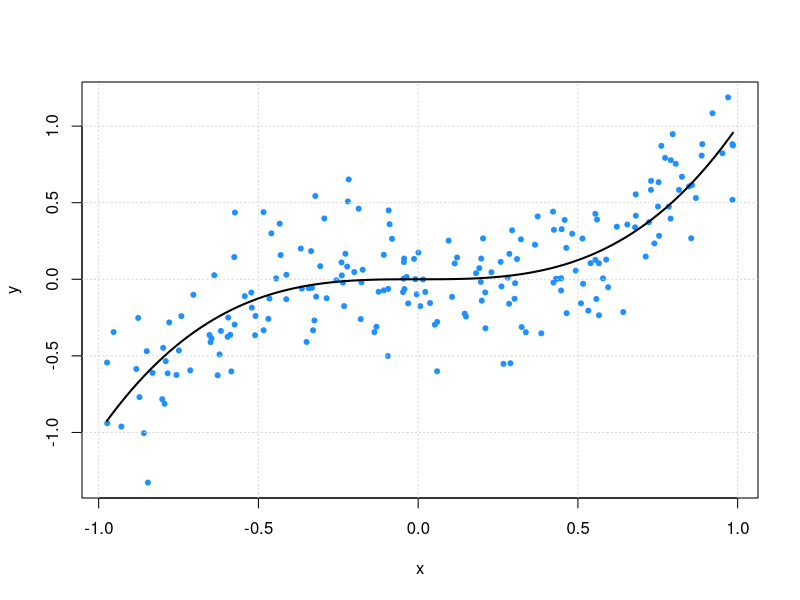
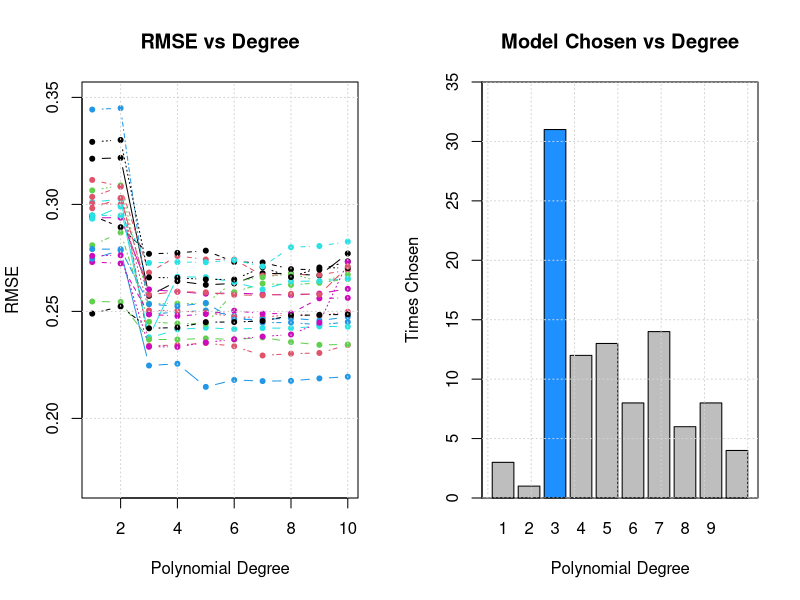
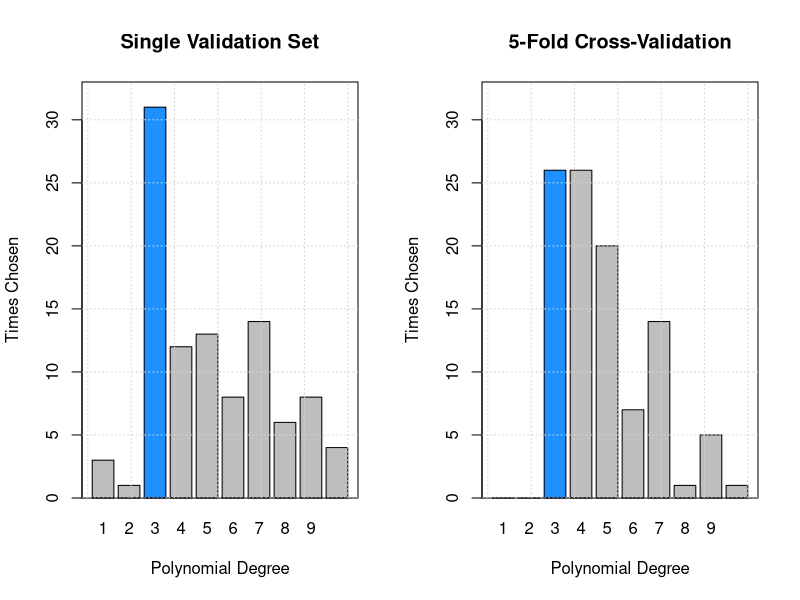
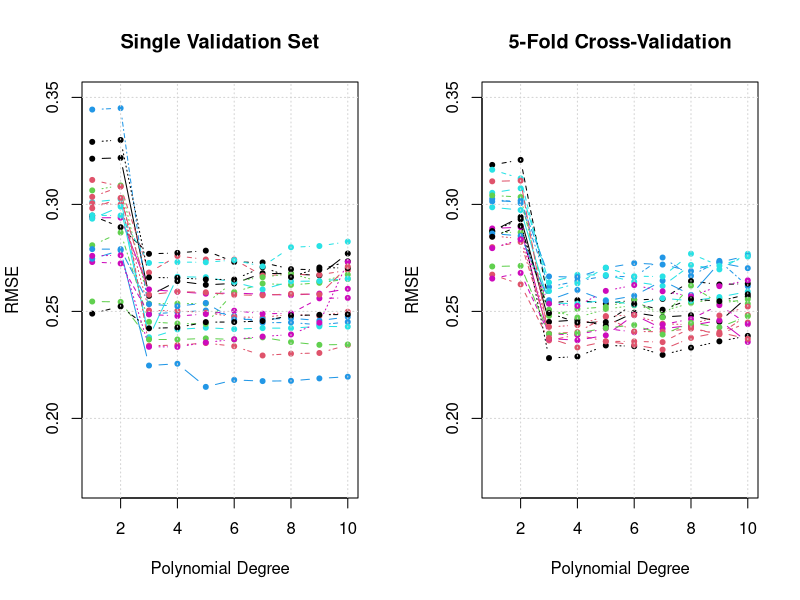
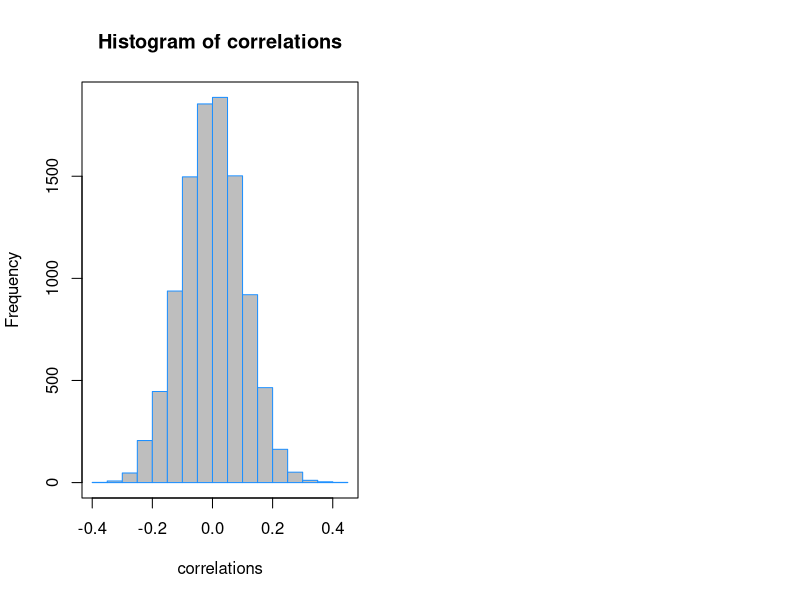

Recreate these plots in R, in order.
## ---- chunk 1
knitr::opts_chunk$set(cache = TRUE, autodep = TRUE, fig.align = "center")
## ---- chunk 2
library("dplyr")
library("rsample")
library("tibble")
library("knitr")
library("kableExtra")
library("purrr")
## ---- chunk 3
gen_sim_data = function(sample_size) {
  x = runif(n = sample_size, min = -1, max = 1)
  y = rnorm(n = sample_size, mean = x ^ 3, sd = 0.25)
  tibble(x, y)
}
## ---- chunk 4
set.seed(1)
sim_trn = gen_sim_data(sample_size = 200)
sim_idx = sample(1:nrow(sim_trn), 160)
sim_est = sim_trn[sim_idx, ]
sim_val = sim_trn[-sim_idx, ]
sim_tst = gen_sim_data(sample_size = 10000)
## ---- chunk 5
plot(y ~ x, data = sim_trn, col = "dodgerblue", pch = 20)
grid()
curve(x ^ 3, add = TRUE, col = "black", lwd = 2)
## ---- chunk 6
calc_rmse = function(actual, predicted) {
  sqrt(mean((actual - predicted) ^ 2))
}
## ---- chunk 7
tibble(
  "Polynomial Degree" = 1:10,
  "Train RMSE" = map_dbl(1:10, ~ calc_rmse(actual = sim_est$y, predicted = predict(lm(y ~ poly(x, .x), data = sim_est), sim_est))),
  "Validation RMSE" = map_dbl(1:10, ~ calc_rmse(actual = sim_val$y, predicted = predict(lm(y ~ poly(x, .x), data = sim_est), sim_val)))
) %>% 
  kable(digits = 4) %>% 
  kable_styling("striped", full_width = FALSE)
## ---- chunk 8
num_sims = 100
num_degrees = 10
val_rmse = matrix(0, ncol = num_degrees, nrow = num_sims)
## ---- chunk 9
set.seed(42)
for (i in 1:num_sims) {
  
  # simulate data
  sim_trn = gen_sim_data(sample_size = 200)
  
  # set aside validation set
  sim_idx = sample(1:nrow(sim_trn), 160)
  sim_est = sim_trn[sim_idx, ]
  sim_val = sim_trn[-sim_idx, ]
  
  # fit models and store RMSEs
  for (j in 1:num_degrees) {
    
    #fit model
    fit = glm(y ~ poly(x, degree = j), data = sim_est)
    
    # calculate error
    val_rmse[i, j] = calc_rmse(actual = sim_val$y, predicted = predict(fit, sim_val))
  }
}
## ---- chunk 10
par(mfrow = c(1, 2))
matplot(t(val_rmse)[, 1:20], pch = 20, type = "b", ylim = c(0.17, 0.35), xlab = "Polynomial Degree", ylab = "RMSE", main = "RMSE vs Degree")
barcol = c("grey", "grey", "dodgerblue", "grey", "grey", "grey", "grey", "grey", "grey", "grey")
grid()
barplot(table(factor(apply(val_rmse, 1, which.min), levels = 1:10)),
        ylab = "Times Chosen", xlab = "Polynomial Degree", col = barcol, main = "Model Chosen vs Degree",
        ylim = c(0, 35))
box()
grid()
## ---- chunk 11
glm_fit = glm(y ~ poly(x, 3), data = sim_trn)
coef(glm_fit)
lm_fit  = lm(y ~ poly(x, 3), data = sim_trn)
coef(lm_fit)
## ---- chunk 12
sqrt(boot::cv.glm(sim_trn, glm_fit)$delta)
## ---- chunk 13
sqrt(boot::cv.glm(sim_trn, glm_fit, K = 5)$delta)
## ---- chunk 14
cv_rmse = matrix(0, ncol = num_degrees, nrow = num_sims)
## ---- chunk 15
set.seed(42)
for (i in 1:num_sims) {
  
  # simulate data, use all data for training
  sim_trn = gen_sim_data(sample_size = 200)
  
  # fit models and store RMSE
  for (j in 1:num_degrees) {
    
    #fit model
    fit = glm(y ~ poly(x, degree = j), data = sim_trn)
    
    # calculate error
    cv_rmse[i, j] = sqrt(boot::cv.glm(sim_trn, fit, K = 5)$delta[1])
  }
}
## ---- chunk 16
par(mfrow = c(1, 2))
max_correct = max(max(table(apply(val_rmse, 1, which.min))), max(table(apply(cv_rmse, 1, which.min)))) + 2
barcol = c("grey", "grey", "dodgerblue", "grey", "grey", "grey", "grey", "grey", "grey", "grey")
barplot(table(factor(apply(val_rmse, 1, which.min), levels = 1:10)), ylim = c(0, max_correct), 
        ylab = "Times Chosen", xlab = "Polynomial Degree", col = barcol, main = "Single Validation Set")
box()
grid()
barplot(table(factor(apply(cv_rmse,  1, which.min), levels = 1:10)), ylim = c(0, max_correct), 
        ylab = "Times Chosen", xlab = "Polynomial Degree", col = barcol, main = "5-Fold Cross-Validation")
box()
grid()
## ---- chunk 17
results = data.frame(
  degree = 1:10,
  colMeans(val_rmse),
  apply(val_rmse, 2, sd),
  colMeans(cv_rmse),
  apply(cv_rmse, 2, sd)
)
colnames(results) = c(
  "Polynomial Degree",
  "Mean, Val",
  "SD, Val",
  "Mean, CV",
  "SD, CV"
)

kable(results, digits = 3) %>% kable_styling("striped", full_width = FALSE)
## ---- chunk 18
par(mfrow = c(1, 2))
matplot(t(val_rmse)[, 1:20], pch = 20, type = "b", ylim = c(0.17, 0.35), xlab = "Polynomial Degree", ylab = "RMSE", main = "Single Validation Set")
grid()
matplot(t(cv_rmse)[, 1:20],  pch = 20, type = "b", ylim = c(0.17, 0.35), xlab = "Polynomial Degree", ylab = "RMSE", main = "5-Fold Cross-Validation")
grid()
## ---- chunk 19
calc_misclass = function(actual, predicted) {
  mean(actual != predicted)
}
## ---- chunk 20
set.seed(42)
n = 200
p = 10000
x = replicate(p, rnorm(n))
y = c(rbinom(n = n, size = 1, prob = 0.5))
full_data = as_tibble(data.frame(y, x))
full_data
## ---- chunk 21
trn_idx  = sample(1:nrow(full_data), trunc(nrow(full_data) * 0.5))
trn_data = full_data[trn_idx,   ]
tst_data = full_data[-trn_idx, ]
## ---- chunk 22
# find correlation between y and each predictor variable
correlations = apply(trn_data[, -1], 2, cor, y = trn_data$y)
## ---- chunk 23
hist(correlations, col = "grey", border = "dodgerblue")
box()
## ---- chunk 24
selected = order(abs(correlations), decreasing = TRUE)[1:25]
correlations[selected]
## ---- chunk 25
trn_screen = trn_data[c(1, selected)]
tst_screen = tst_data[c(1, selected)]
## ---- chunk 26
add_log_mod = glm(y ~ ., data = trn_screen, family = "binomial")
boot::cv.glm(trn_screen, add_log_mod, K = 10)$delta[1]
## ---- chunk 27
add_log_pred = (predict(add_log_mod, newdata = tst_screen, type = "response") > 0.5) * 1
calc_misclass(predicted = add_log_pred, actual = tst_screen$y)
## ---- chunk 28
caret::createFolds(trn_data$y, k = 10)
## ---- chunk 29
# use the caret package to obtain 10 "folds"
folds = caret::createFolds(trn_data$y, k = 10)

# for each fold
# - pre-screen variables on the 9 training folds
# - fit model to these variables
# - get error on validation fold
fold_err = rep(0, length(folds))

for (i in seq_along(folds)) {

  # split for fold i  
  est_fold = trn_data[-folds[[i]], ]
  val_fold = trn_data[folds[[i]], ]

  # screening for fold i  
  correlations = apply(est_fold[, -1], 2, cor, y = est_fold[,1])
  selected = order(abs(correlations), decreasing = TRUE)[1:25]
  est_fold_screen = est_fold[ , c(1, selected)]
  val_fold_screen = val_fold[ , c(1, selected)]

  # error for fold i  
  add_log_mod = glm(y ~ ., data = est_fold_screen, family = "binomial")
  add_log_prob = predict(add_log_mod, newdata = val_fold_screen, type = "response")
  add_log_pred = ifelse(add_log_prob > 0.5, yes = 1, no = 0)
  fold_err[i] = mean(add_log_pred != val_fold_screen$y)
  
}

# report all 10 validation fold errors
fold_err

# properly cross-validated error
# this roughly matches what we expect in the test set
mean(fold_err)
